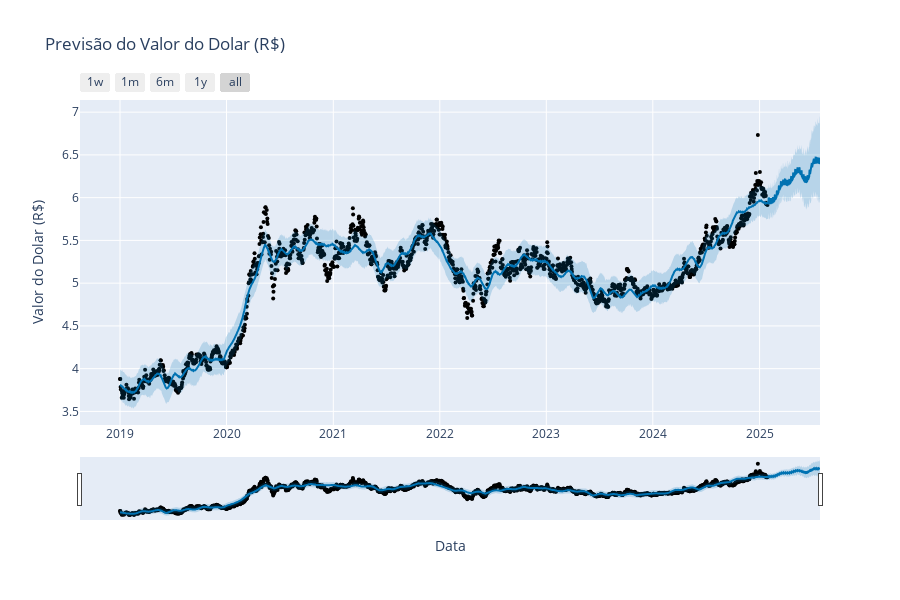

The cell this chart's notebook holds for it:
### Code cell
fig = plot_plotly(model, forecast)
fig.update_layout(title = 'Previsão do Valor do Dolar (R$)', xaxis_title = 'Data', yaxis_title = 'Valor do Dolar (R$)')
fig.show()

### Figure 1 — Plotly figure (JSON) as saved in the notebook; plotly's stock layout.template omitted (floating-point values rounded to 4 significant figures; data arrays with more than 128 entries replaced by an {"elided": "..."} marker saying what was removed)
{"data": [{"marker": {"color": "black", "size": 4}, "mode": "markers", "name": "Actual", "type": "scatter", "x": {"elided": "1583 str values"}, "y": {"elided": "1583 float values"}}, {"hoverinfo": "skip", "line": {"width": 0}, "mode": "lines", "type": "scatter", "x": {"elided": "1763 str values"}, "y": {"elided": "1763 float values"}}, {"fill": "tonexty", "fillcolor": "rgba(0, 114, 178, 0.2)", "line": {"color": "#0072B2", "width": 2}, "mode": "lines", "name": "Predicted", "type": "scatter", "x": {"elided": "1763 str values"}, "y": {"elided": "1763 float values"}}, {"fill": "tonexty", "fillcolor": "rgba(0, 114, 178, 0.2)", "hoverinfo": "skip", "line": {"width": 0}, "mode": "lines", "type": "scatter", "x": {"elided": "1763 str values"}, "y": {"elided": "1763 float values"}}], "layout": {"height": 600, "showlegend": false, "title": {"text": "Previsão do Valor do Dolar (R$)"}, "width": 900, "xaxis": {"rangeselector": {"buttons": [{"count": 7, "label": "1w", "step": "day", "stepmode": "backward"}, {"count": 1, "label": "1m", "step": "month", "stepmode": "backward"}, {"count": 6, "label": "6m", "step": "month", "stepmode": "backward"}, {"count": 1, "label": "1y", "step": "year", "stepmode": "backward"}, {"step": "all"}]}, "rangeslider": {"visible": true}, "title": {"text": "Data"}, "type": "date"}, "yaxis": {"title": {"text": "Valor do Dolar (R$)"}}}}
